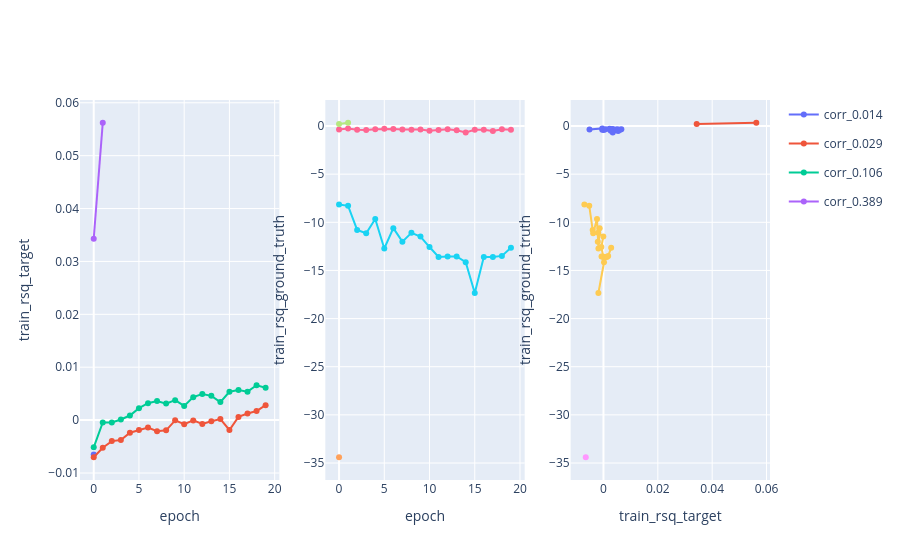

Notebook source saved alongside this figure:
### Markdown cell above
### Best-epoch summaries

One point per study at the epoch that maximizes (for corr) or minimizes (for mse) the y-axis metric.

### Code cell
epoch_axis = pl.col("epoch").alias("epoch")

analysis.xy_plots([
    (
        epoch_axis,
        rsq_expr(split="train", y="target"),
        None,
    ),
    (
        epoch_axis,
        rsq_expr(split="train", y="ground_truth"),
        None,
    ),
    (
        rsq_expr(split="train", y="target"),
        rsq_expr(split="train", y="ground_truth"),
        None,
    ),
])

### Figure 1 — Plotly figure (JSON) as saved in the notebook; plotly's stock layout.template omitted (floating-point values rounded to 4 significant figures)
{"data": [{"customdata": [[0.014, 0]], "hovertemplate": "epoch: %{x}<br>train_rsq_target: %{y}<br>dataset corr: %{customdata[0]}<br>epoch: %{customdata[1]}<extra>%{fullData.name}</extra>", "legendgroup": "corr_0.014", "mode": "lines+markers", "name": "corr_0.014", "showlegend": true, "type": "scatter", "x": [0], "xaxis": "x", "y": [-0.006511], "yaxis": "y"}, {"customdata": [[0.029, 0], [0.029, 1], [0.029, 2], [0.029, 3], [0.029, 4], [0.029, 5], [0.029, 6], [0.029, 7], [0.029, 8], [0.029, 9], [0.029, 10], [0.029, 11], [0.029, 12], [0.029, 13], [0.029, 14], [0.029, 15], [0.029, 16], [0.029, 17], [0.029, 18], [0.029, 19]], "hovertemplate": "epoch: %{x}<br>train_rsq_target: %{y}<br>dataset corr: %{customdata[0]}<br>epoch: %{customdata[1]}<extra>%{fullData.name}</extra>", "legendgroup": "corr_0.029", "mode": "lines+markers", "name": "corr_0.029", "showlegend": true, "type": "scatter", "x": [0, 1, 2, 3, 4, 5, 6, 7, 8, 9, 10, 11, 12, 13, 14, 15, 16, 17, 18, 19], "xaxis": "x", "y": [-0.007024, -0.005233, -0.003972, -0.003784, -0.002388, -0.001852, -0.001409, -0.002091, -0.001931, -5.053e-05, -0.000774, -5.391e-05, -0.0007162, -0.000207, 0.0001929, -0.001873, 0.0005985, 0.001249, 0.001722, 0.002826], "yaxis": "y"}, {"customdata": [[0.106, 0], [0.106, 1], [0.106, 2], [0.106, 3], [0.106, 4], [0.106, 5], [0.106, 6], [0.106, 7], [0.106, 8], [0.106, 9], [0.106, 10], [0.106, 11], [0.106, 12], [0.106, 13], [0.106, 14], [0.106, 15], [0.106, 16], [0.106, 17], [0.106, 18], [0.106, 19]], "hovertemplate": "epoch: %{x}<br>train_rsq_target: %{y}<br>dataset corr: %{customdata[0]}<br>epoch: %{customdata[1]}<extra>%{fullData.name}</extra>", "legendgroup": "corr_0.106", "mode": "lines+markers", "name": "corr_0.106", "showlegend": true, "type": "scatter", "x": [0, 1, 2, 3, 4, 5, 6, 7, 8, 9, 10, 11, 12, 13, 14, 15, 16, 17, 18, 19], "xaxis": "x", "y": [-0.00514, -0.0004591, -0.0004468, 0.0001125, 0.000863, 0.002254, 0.003201, 0.003612, 0.003122, 0.003767, 0.002677, 0.004342, 0.004943, 0.004589, 0.003409, 0.005362, 0.005686, 0.005379, 0.00658, 0.006119], "yaxis": "y"}, {"customdata": [[0.389, 0], [0.389, 1]], "hovertemplate": "epoch: %{x}<br>train_rsq_target: %{y}<br>dataset corr: %{customdata[0]}<br>epoch: %{customdata[1]}<extra>%{fullData.name}</extra>", "legendgroup": "corr_0.389", "mode": "lines+markers", "name": "corr_0.389", "showlegend": true, "type": "scatter", "x": [0, 1], "xaxis": "x", "y": [0.03429, 0.05622], "yaxis": "y"}, {"customdata": [[0.014, 0]], "hovertemplate": "epoch: %{x}<br>train_rsq_ground_truth: %{y}<br>dataset corr: %{customdata[0]}<br>epoch: %{customdata[1]}<extra>%{fullData.name}</extra>", "legendgroup": "corr_0.014", "mode": "lines+markers", "name": "corr_0.014", "showlegend": false, "type": "scatter", "x": [0], "xaxis": "x2", "y": [-34.4], "yaxis": "y2"}, {"customdata": [[0.029, 0], [0.029, 1], [0.029, 2], [0.029, 3], [0.029, 4], [0.029, 5], [0.029, 6], [0.029, 7], [0.029, 8], [0.029, 9], [0.029, 10], [0.029, 11], [0.029, 12], [0.029, 13], [0.029, 14], [0.029, 15], [0.029, 16], [0.029, 17], [0.029, 18], [0.029, 19]], "hovertemplate": "epoch: %{x}<br>train_rsq_ground_truth: %{y}<br>dataset corr: %{customdata[0]}<br>epoch: %{customdata[1]}<extra>%{fullData.name}</extra>", "legendgroup": "corr_0.029", "mode": "lines+markers", "name": "corr_0.029", "showlegend": false, "type": "scatter", "x": [0, 1, 2, 3, 4, 5, 6, 7, 8, 9, 10, 11, 12, 13, 14, 15, 16, 17, 18, 19], "xaxis": "x2", "y": [-8.161, -8.29, -10.8, -11.14, -9.653, -12.72, -10.61, -12.01, -11.1, -11.48, -12.57, -13.59, -13.54, -13.55, -14.14, -17.35, -13.59, -13.61, -13.49, -12.65], "yaxis": "y2"}, {"customdata": [[0.106, 0], [0.106, 1], [0.106, 2], [0.106, 3], [0.106, 4], [0.106, 5], [0.106, 6], [0.106, 7], [0.106, 8], [0.106, 9], [0.106, 10], [0.106, 11], [0.106, 12], [0.106, 13], [0.106, 14], [0.106, 15], [0.106, 16], [0.106, 17], [0.106, 18], [0.106, 19]], "hovertemplate": "epoch: %{x}<br>train_rsq_ground_truth: %{y}<br>dataset corr: %{customdata[0]}<br>epoch: %{customdata[1]}<extra>%{fullData.name}</extra>", "legendgroup": "corr_0.106", "mode": "lines+markers", "name": "corr_0.106", "showlegend": false, "type": "scatter", "x": [0, 1, 2, 3, 4, 5, 6, 7, 8, 9, 10, 11, 12, 13, 14, 15, 16, 17, 18, 19], "xaxis": "x2", "y": [-0.3675, -0.2465, -0.3766, -0.4059, -0.3349, -0.2794, -0.3025, -0.3585, -0.3837, -0.3544, -0.489, -0.422, -0.331, -0.4354, -0.6714, -0.3981, -0.379, -0.5197, -0.3281, -0.3977], "yaxis": "y2"}, {"customdata": [[0.389, 0], [0.389, 1]], "hovertemplate": "epoch: %{x}<br>train_rsq_ground_truth: %{y}<br>dataset corr: %{customdata[0]}<br>epoch: %{customdata[1]}<extra>%{fullData.name}</extra>", "legendgroup": "corr_0.389", "mode": "lines+markers", "name": "corr_0.389", "showlegend": false, "type": "scatter", "x": [0, 1], "xaxis": "x2", "y": [0.2099, 0.3405], "yaxis": "y2"}, {"customdata": [[0.014, 0]], "hovertemplate": "train_rsq_target: %{x}<br>train_rsq_ground_truth: %{y}<br>dataset corr: %{customdata[0]}<br>epoch: %{customdata[1]}<extra>%{fullData.name}</extra>", "legendgroup": "corr_0.014", "mode": "lines+markers", "name": "corr_0.014", "showlegend": false, "type": "scatter", "x": [-0.006511], "xaxis": "x3", "y": [-34.4], "yaxis": "y3"}, {"customdata": [[0.029, 0], [0.029, 1], [0.029, 2], [0.029, 3], [0.029, 4], [0.029, 5], [0.029, 6], [0.029, 7], [0.029, 8], [0.029, 9], [0.029, 10], [0.029, 11], [0.029, 12], [0.029, 13], [0.029, 14], [0.029, 15], [0.029, 16], [0.029, 17], [0.029, 18], [0.029, 19]], "hovertemplate": "train_rsq_target: %{x}<br>train_rsq_ground_truth: %{y}<br>dataset corr: %{customdata[0]}<br>epoch: %{customdata[1]}<extra>%{fullData.name}</extra>", "legendgroup": "corr_0.029", "mode": "lines+markers", "name": "corr_0.029", "showlegend": false, "type": "scatter", "x": [-0.007024, -0.005233, -0.003972, -0.003784, -0.002388, -0.001852, -0.001409, -0.002091, -0.001931, -5.053e-05, -0.000774, -5.391e-05, -0.0007162, -0.000207, 0.0001929, -0.001873, 0.0005985, 0.001249, 0.001722, 0.002826], "xaxis": "x3", "y": [-8.161, -8.29, -10.8, -11.14, -9.653, -12.72, -10.61, -12.01, -11.1, -11.48, -12.57, -13.59, -13.54, -13.55, -14.14, -17.35, -13.59, -13.61, -13.49, -12.65], "yaxis": "y3"}, {"customdata": [[0.106, 0], [0.106, 1], [0.106, 2], [0.106, 3], [0.106, 4], [0.106, 5], [0.106, 6], [0.106, 7], [0.106, 8], [0.106, 9], [0.106, 10], [0.106, 11], [0.106, 12], [0.106, 13], [0.106, 14], [0.106, 15], [0.106, 16], [0.106, 17], [0.106, 18], [0.106, 19]], "hovertemplate": "train_rsq_target: %{x}<br>train_rsq_ground_truth: %{y}<br>dataset corr: %{customdata[0]}<br>epoch: %{customdata[1]}<extra>%{fullData.name}</extra>", "legendgroup": "corr_0.106", "mode": "lines+markers", "name": "corr_0.106", "showlegend": false, "type": "scatter", "x": [-0.00514, -0.0004591, -0.0004468, 0.0001125, 0.000863, 0.002254, 0.003201, 0.003612, 0.003122, 0.003767, 0.002677, 0.004342, 0.004943, 0.004589, 0.003409, 0.005362, 0.005686, 0.005379, 0.00658, 0.006119], "xaxis": "x3", "y": [-0.3675, -0.2465, -0.3766, -0.4059, -0.3349, -0.2794, -0.3025, -0.3585, -0.3837, -0.3544, -0.489, -0.422, -0.331, -0.4354, -0.6714, -0.3981, -0.379, -0.5197, -0.3281, -0.3977], "yaxis": "y3"}, {"customdata": [[0.389, 0], [0.389, 1]], "hovertemplate": "train_rsq_target: %{x}<br>train_rsq_ground_truth: %{y}<br>dataset corr: %{customdata[0]}<br>epoch: %{customdata[1]}<extra>%{fullData.name}</extra>", "legendgroup": "corr_0.389", "mode": "lines+markers", "name": "corr_0.389", "showlegend": false, "type": "scatter", "x": [0.03429, 0.05622], "xaxis": "x3", "y": [0.2099, 0.3405], "yaxis": "y3"}], "layout": {"xaxis": {"anchor": "y", "domain": [0, 0.2889], "title": {"text": "epoch"}}, "xaxis2": {"anchor": "y2", "domain": [0.3556, 0.6444], "title": {"text": "epoch"}}, "xaxis3": {"anchor": "y3", "domain": [0.7111, 1], "title": {"text": "train_rsq_target"}}, "yaxis": {"anchor": "x", "domain": [0, 1], "title": {"text": "train_rsq_target"}}, "yaxis2": {"anchor": "x2", "domain": [0, 1], "title": {"text": "train_rsq_ground_truth"}}, "yaxis3": {"anchor": "x3", "domain": [0, 1], "title": {"text": "train_rsq_ground_truth"}}}}
